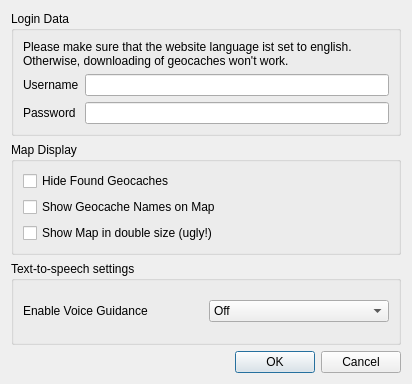
<?xml version="1.0" encoding="UTF-8"?>
<ui version="4.0">
 <class>OptionsDialog</class>
 <widget class="QDialog" name="OptionsDialog">
  <property name="geometry">
   <rect>
    <x>0</x>
    <y>0</y>
    <width>412</width>
    <height>384</height>
   </rect>
  </property>
  <property name="windowTitle">
   <string>Options</string>
  </property>
  <layout class="QVBoxLayout" name="verticalLayout">
   <item>
    <widget class="QGroupBox" name="groupBox">
     <property name="title">
      <string>Login Data</string>
     </property>
     <layout class="QGridLayout" name="gridLayout">
      <item row="1" column="0">
       <widget class="QLabel" name="label">
        <property name="text">
         <string>Username</string>
        </property>
       </widget>
      </item>
      <item row="1" column="1">
       <widget class="QLineEdit" name="lineEditUserName"/>
      </item>
      <item row="2" column="0">
       <widget class="QLabel" name="label_2">
        <property name="text">
         <string>Password</string>
        </property>
       </widget>
      </item>
      <item row="2" column="1">
       <widget class="QLineEdit" name="lineEditPassword">
        <property name="inputMethodHints">
         <set>Qt::ImhNone</set>
        </property>
        <property name="echoMode">
         <enum>QLineEdit::PasswordEchoOnEdit</enum>
        </property>
       </widget>
      </item>
      <item row="0" column="0" colspan="2">
       <widget class="QLabel" name="label_4">
        <property name="text">
         <string>Please make sure that the website language ist set to english. Otherwise, downloading of geocaches won't work.</string>
        </property>
        <property name="scaledContents">
         <bool>false</bool>
        </property>
        <property name="wordWrap">
         <bool>true</bool>
        </property>
       </widget>
      </item>
     </layout>
    </widget>
   </item>
   <item>
    <widget class="QGroupBox" name="groupBox_2">
     <property name="title">
      <string>Map Display</string>
     </property>
     <layout class="QGridLayout" name="gridLayout_2">
      <item row="1" column="0">
       <widget class="QCheckBox" name="checkBoxShowName">
        <property name="text">
         <string>Show Geocache Names on Map</string>
        </property>
       </widget>
      </item>
      <item row="2" column="0">
       <widget class="QCheckBox" name="checkBoxDoubleSize">
        <property name="text">
         <string>Show Map in double size (ugly!)</string>
        </property>
       </widget>
      </item>
      <item row="0" column="0">
       <widget class="QCheckBox" name="checkBoxHideFound">
        <property name="text">
         <string>Hide Found Geocaches</string>
        </property>
       </widget>
      </item>
     </layout>
    </widget>
   </item>
   <item>
    <widget class="QGroupBox" name="groupBox_3">
     <property name="title">
      <string>Text-to-speech settings</string>
     </property>
     <layout class="QGridLayout" name="gridLayout_3">
      <item row="0" column="0">
       <widget class="QLabel" name="label_3">
        <property name="text">
         <string>Enable Voice Guidance</string>
        </property>
       </widget>
      </item>
      <item row="0" column="1">
       <widget class="QComboBox" name="comboBoxTTS">
        <item>
         <property name="text">
          <string>Off</string>
         </property>
        </item>
        <item>
         <property name="text">
          <string>Automatic</string>
         </property>
        </item>
        <item>
         <property name="text">
          <string>10 Seconds</string>
         </property>
        </item>
        <item>
         <property name="text">
          <string>20 Seconds</string>
         </property>
        </item>
        <item>
         <property name="text">
          <string>30 Seconds</string>
         </property>
        </item>
        <item>
         <property name="text">
          <string>50 Seconds</string>
         </property>
        </item>
        <item>
         <property name="text">
          <string>100 Seconds</string>
         </property>
        </item>
        <item>
         <property name="text">
          <string>3 Minutes</string>
         </property>
        </item>
        <item>
         <property name="text">
          <string>5 Minutes</string>
         </property>
        </item>
        <item>
         <property name="text">
          <string>10 Minutes</string>
         </property>
        </item>
       </widget>
      </item>
     </layout>
    </widget>
   </item>
   <item>
    <widget class="QDialogButtonBox" name="buttonBox">
     <property name="orientation">
      <enum>Qt::Horizontal</enum>
     </property>
     <property name="standardButtons">
      <set>QDialogButtonBox::Cancel|QDialogButtonBox::Ok</set>
     </property>
    </widget>
   </item>
  </layout>
 </widget>
 <resources/>
 <connections>
  <connection>
   <sender>buttonBox</sender>
   <signal>accepted()</signal>
   <receiver>OptionsDialog</receiver>
   <slot>accept()</slot>
   <hints>
    <hint type="sourcelabel">
     <x>248</x>
     <y>254</y>
    </hint>
    <hint type="destinationlabel">
     <x>157</x>
     <y>274</y>
    </hint>
   </hints>
  </connection>
  <connection>
   <sender>buttonBox</sender>
   <signal>rejected()</signal>
   <receiver>OptionsDialog</receiver>
   <slot>reject()</slot>
   <hints>
    <hint type="sourcelabel">
     <x>316</x>
     <y>260</y>
    </hint>
    <hint type="destinationlabel">
     <x>286</x>
     <y>274</y>
    </hint>
   </hints>
  </connection>
 </connections>
</ui>
